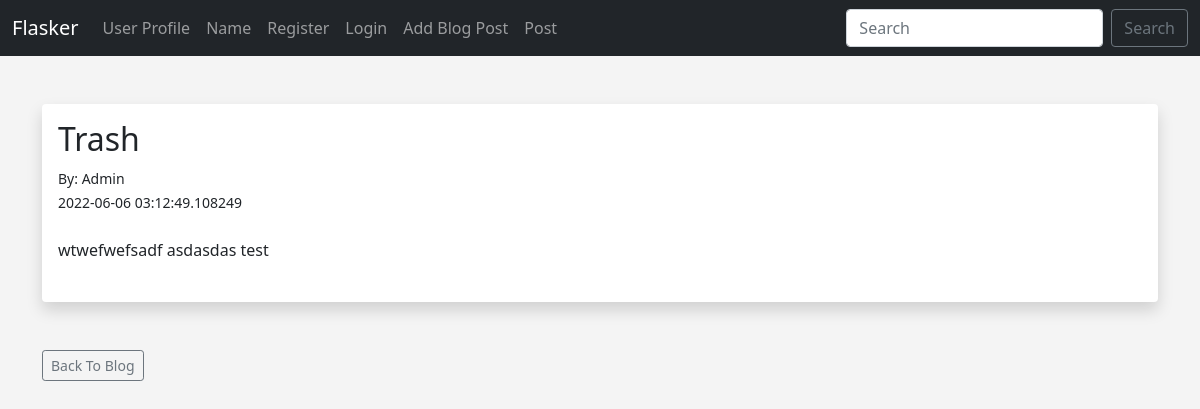
/posts/1, run on the app's committed database.
### main.py (models this page shows)
class Posts(db.Model):
    id = db.Column(db.Integer, primary_key=True)
    title = db.Column(db.String(255))
    content = db.Column(db.Text)
    author = db.Column(db.String(255))
    date_posted = db.Column(db.DateTime, default=datetime.utcnow())
    slug = db.Column(db.String(255))

### main.py (the view)
@app.route('/posts/<int:id>')
def post(id):
    post = Posts.query.get_or_404(id)
    return render_template('post.html', post=post)

### main.py
class SearchForm(FlaskForm):
    searched = StringField("Searched", validators=[DataRequired()])
    submit = SubmitField("Submit")

### main.py (called while the page is built)
@app.context_processor
def base():
    form = SearchForm()
    return dict(form=form)

### templates/post.html (shortened to what this page needs)
{% extends 'base.html' %}
{% block content %}
<br>
<div class="shadow p-3 mb-5 bg-body rounded">
    <h2>{{ post.title }}</h2>
    <small>By: {{ post.author }}<br>
        {{ post.date_posted }}</small>
    <br><br>
    {{ post.content|safe }}<br><br>
</div>
<a href="{{ url_for('posts') }}" class="btn btn-outline-secondary btn-sm">Back To Blog</a>
{% endblock %}

### static/css/style.css (style rules this page uses)
body { background: #f4f4f4; }

### data on the page
Posts: title "Trash", author "Admin", date_posted "2022-06-06 03:12:49.108249", content "wtwefwefsadf asdasdas test"
